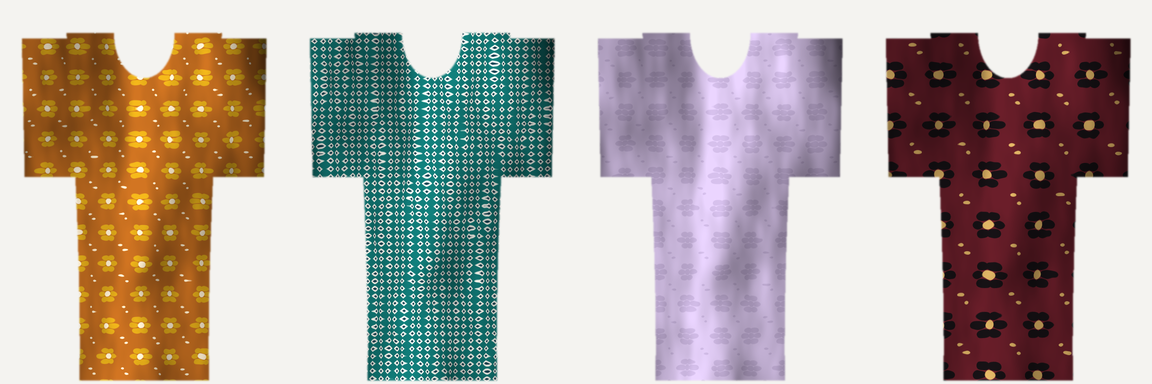
#> input picture data/fixtures/contact-sheet.png, 1152 x 384 px
$ python -i ood_eval.py   (imports and definitions only)
#> lines starting #> are read from the running program, lines starting #| are printed output that depends on the picture; after the words box and inside, x2 and y2 are one past the last pixel; in counts of white or black regions, pixels touching at a corner belong together
#> further down, picture is the input picture: PIL image 1152x384 RGB; mean R, G, B 178.7, 169.1, 162.4
### src/fabric_advisor/core/colour.py
"""Colour-space maths for the verdict engine.

Deliberately dependency-free and written in plain Python. Two reasons:

1. This module is the *hot path*. It runs for every product the user looks at,
   so it must cost nothing and finish instantly. No model call, no numpy import.
2. It gets ported to TypeScript to run client-side inside the browser
   extension. Keeping it to plain arithmetic makes that port mechanical.

Everything here is deterministic and unit-testable, which is the whole point:
the verdict is arithmetic, the diffusion model is only ever illustration.
"""

from __future__ import annotations

import math
from dataclasses import dataclass

# CIE standard illuminant D65, 2-degree observer.
_D65 = (0.95047, 1.00000, 1.08883)

# CIE standard constants. Expressed as exact rationals rather than the
# rounded 0.008856 / 903.3 that older references use.
_EPSILON = 216.0 / 24389.0
_KAPPA = 24389.0 / 27.0


@dataclass(frozen=True)
class Lab:
    """A colour in CIELAB. L in [0, 100], a and b roughly [-128, 127]."""

    L: float
    a: float
    b: float

    # [19 lines left out: functions chroma, hue_degrees, hex_to_rgb, not called in this run]


def rgb_to_hex(rgb: tuple[int, int, int]) -> str:
    r, g, b = (max(0, min(255, int(round(c)))) for c in rgb)
    return f"#{r:02x}{g:02x}{b:02x}"


def _srgb_to_linear(channel: float) -> float:
    """Undo the sRGB transfer function. ``channel`` is in [0, 1]."""
    if channel <= 0.04045:
        return channel / 12.92
    return ((channel + 0.055) / 1.055) ** 2.4


def rgb_to_lab(rgb: tuple[int, int, int]) -> Lab:
    """Convert 8-bit sRGB to CIELAB under D65.

    Going through linear light matters. Averaging or comparing colours in
    gamma-encoded sRGB is the single most common bug in "extract the dominant
    colour" code, and it skews results toward the dark end.
    """
    r, g, b = (_srgb_to_linear(c / 255.0) for c in rgb)

    # Linear sRGB -> XYZ (D65), sRGB primaries.
    x = 0.4124564 * r + 0.3575761 * g + 0.1804375 * b
    y = 0.2126729 * r + 0.7151522 * g + 0.0721750 * b
    z = 0.0193339 * r + 0.1191920 * g + 0.9503041 * b

    def f(t: float) -> float:
        return t ** (1.0 / 3.0) if t > _EPSILON else (_KAPPA * t + 16.0) / 116.0

    fx, fy, fz = f(x / _D65[0]), f(y / _D65[1]), f(z / _D65[2])
    return Lab(L=116.0 * fy - 16.0, a=500.0 * (fx - fy), b=200.0 * (fy - fz))


def hex_to_lab(value: str) -> Lab:
    return rgb_to_lab(hex_to_rgb(value))


def delta_e_2000(c1: Lab, c2: Lab, kl: float = 1.0, kc: float = 1.0, kh: float = 1.0) -> float:
    """CIEDE2000 colour difference.

    We use CIEDE2000 rather than the far simpler CIE76 Euclidean distance
    because CIE76 badly misjudges exactly the region we care about: saturated
    blues and near-neutral skin tones. Getting "does this colour suit you"
    right depends on perceptual accuracy in the low-chroma range, and CIE76
    is not accurate there.

    Rule of thumb for the result: <1 is imperceptible, 1-2 needs a trained
    eye, 2-10 is an obvious difference, >10 reads as a different colour.
    """
    # Step 1: chroma of each, and the mean used to weight the a* correction.
    c1_chroma = math.hypot(c1.a, c1.b)
    c2_chroma = math.hypot(c2.a, c2.b)
    mean_chroma = (c1_chroma + c2_chroma) / 2.0

    # G stretches a* for low-chroma colours, which is what fixes CIE76's
    # poor behaviour near the neutral axis.
    mean_c7 = mean_chroma**7
    g = 0.5 * (1.0 - math.sqrt(mean_c7 / (mean_c7 + 25.0**7))) if mean_chroma > 0 else 0.0

    a1p = (1.0 + g) * c1.a
    a2p = (1.0 + g) * c2.a

    c1p = math.hypot(a1p, c1.b)
    c2p = math.hypot(a2p, c2.b)

    h1p = 0.0 if c1p == 0 else math.degrees(math.atan2(c1.b, a1p)) % 360.0
    h2p = 0.0 if c2p == 0 else math.degrees(math.atan2(c2.b, a2p)) % 360.0

    delta_l = c2.L - c1.L
    delta_c = c2p - c1p

    # Hue difference, taking the short way round the colour wheel.
    if c1p * c2p == 0:
        delta_h_deg = 0.0
    else:
        diff = h2p - h1p
        if diff > 180.0:
            diff -= 360.0
        elif diff < -180.0:
            diff += 360.0
        delta_h_deg = diff
    delta_h = 2.0 * math.sqrt(c1p * c2p) * math.sin(math.radians(delta_h_deg) / 2.0)

    mean_l = (c1.L + c2.L) / 2.0
    mean_cp = (c1p + c2p) / 2.0

    # Mean hue, again handling the wrap-around.
    if c1p * c2p == 0:
        mean_hp = h1p + h2p
    elif abs(h1p - h2p) <= 180.0:
        mean_hp = (h1p + h2p) / 2.0
    elif h1p + h2p < 360.0:
        mean_hp = (h1p + h2p + 360.0) / 2.0
    else:
        mean_hp = (h1p + h2p - 360.0) / 2.0

    t = (
        1.0
        - 0.17 * math.cos(math.radians(mean_hp - 30.0))
        + 0.24 * math.cos(math.radians(2.0 * mean_hp))
        + 0.32 * math.cos(math.radians(3.0 * mean_hp + 6.0))
        - 0.20 * math.cos(math.radians(4.0 * mean_hp - 63.0))
    )

    delta_theta = 30.0 * math.exp(-(((mean_hp - 275.0) / 25.0) ** 2))
    mean_cp7 = mean_cp**7
    rc = 2.0 * math.sqrt(mean_cp7 / (mean_cp7 + 25.0**7)) if mean_cp > 0 else 0.0

    sl = 1.0 + (0.015 * (mean_l - 50.0) ** 2) / math.sqrt(20.0 + (mean_l - 50.0) ** 2)
    sc = 1.0 + 0.045 * mean_cp
    sh = 1.0 + 0.015 * mean_cp * t
    rt = -math.sin(math.radians(2.0 * delta_theta)) * rc

    term_l = delta_l / (kl * sl)
    term_c = delta_c / (kc * sc)
    term_h = delta_h / (kh * sh)

    return math.sqrt(term_l**2 + term_c**2 + term_h**2 + rt * term_c * term_h)


# [11 lines left out: functions relative_luminance, contrast_ratio, not called in this run]

### src/fabric_advisor/render/ood_eval.py
"""Measuring whether a try-on model actually handles Pakistani ethnic wear.

Every open try-on model is trained on VITON-HD and DressCode: Western tops, on
slim Western models, photographed against clean studio backdrops. Shalwar kameez
is out of distribution on garment shape, garment length, drape and the presence
of a dupatta. "It looks a bit off" is not a finding you can act on, so this
module turns the question into numbers.

Three failure modes, each measured separately:

1. **Length truncation.** Human parsers (SCHP, trained on ATR/LIP) label clothing
   as "upper clothes", a category that ends at the waist. A kurta reaches
   mid-thigh. If the agnostic mask stops short, the model was never given the
   chance to render a full-length garment, and the result is a kurta-top over
   the wearer's original trousers. `mask_extent` measures this directly, and it
   is the first thing to check because it invalidates everything else.

2. **Print drift.** The whole argument for compositing over diffusion is that a
   print must survive exactly. `compare_print` measures whether it did, in
   CIEDE2000 and in motif period.

3. **Motif rescaling.** A model that renders the print at the wrong repeat size
   silently breaks the print-scale verdict, since that verdict is stated in
   centimetres.

`estimate_motif_period` is not eval-only: Stage 1 needs exactly this to measure
a fabric's repeat off product photography.
"""

from __future__ import annotations

from dataclasses import dataclass

import numpy as np
from PIL import Image

from ..core.colour import Lab, delta_e_2000, rgb_to_lab


def _pixels(img: Image.Image, mask: Image.Image | None = None,
            max_samples: int = 30000, seed: int = 0) -> np.ndarray:
    """Flat array of RGB pixels, optionally restricted to a mask."""
    arr = np.asarray(img.convert("RGB"), dtype=np.float64)
    if mask is not None:
        m = np.asarray(mask.convert("L").resize(img.size), dtype=np.float64) / 255.0
        arr = arr[m > 0.5]
    else:
        arr = arr.reshape(-1, 3)

    if arr.size == 0:
        return np.zeros((0, 3))
    if len(arr) > max_samples:
        rng = np.random.default_rng(seed)
        arr = arr[rng.choice(len(arr), max_samples, replace=False)]
    return arr


def _kmeans_lab(pixels: np.ndarray, k: int, iters: int = 25, seed: int = 0
                ) -> tuple[np.ndarray, np.ndarray]:
    """Small deterministic k-means, clustering in CIELAB.

    Clustering happens in Lab rather than RGB because Euclidean distance in Lab
    is roughly perceptual, so the resulting centroids correspond to colours a
    person would actually name as distinct. The same clustering in RGB tends to
    split highlights off as their own "colour".
    """
    if len(pixels) == 0:
        return np.zeros((0, 3)), np.zeros(0)

    lab = np.array([[c.L, c.a, c.b] for c in
                    (rgb_to_lab((int(r), int(g), int(b))) for r, g, b in pixels)])

    k = min(k, len(lab))
    rng = np.random.default_rng(seed)

    # k-means++ seeding: random init regularly collapses two centroids onto the
    # same dominant colour and reports a print as having fewer colours than it has.
    centres = [lab[rng.integers(len(lab))]]
    for _ in range(k - 1):
        d2 = np.min(((lab[:, None, :] - np.array(centres)[None, :, :]) ** 2).sum(-1), axis=1)
        total = d2.sum()
        probs = d2 / total if total > 0 else None
        centres.append(lab[rng.choice(len(lab), p=probs)])
    centres = np.array(centres)

    labels = np.zeros(len(lab), dtype=int)
    for _ in range(iters):
        dist = ((lab[:, None, :] - centres[None, :, :]) ** 2).sum(-1)
        new_labels = dist.argmin(1)
        if np.array_equal(new_labels, labels):
            break
        labels = new_labels
        for j in range(k):
            members = lab[labels == j]
            if len(members):
                centres[j] = members.mean(0)

    counts = np.bincount(labels, minlength=k).astype(float)
    return centres, counts / max(counts.sum(), 1)


@dataclass(frozen=True)
class ColourShareMeasured:
    lab: Lab
    proportion: float


def dominant_colours(img: Image.Image, mask: Image.Image | None = None, k: int = 4,
                     seed: int = 0) -> list[ColourShareMeasured]:
    """Dominant colours as Lab centroids with area proportions."""
    centres, props = _kmeans_lab(_pixels(img, mask, seed=seed), k, seed=seed)
    out = [ColourShareMeasured(Lab(*c), float(p)) for c, p in zip(centres, props, strict=True)]
    return sorted(out, key=lambda c: -c.proportion)


def garment_region(img: Image.Image, tolerance: float = 14.0) -> Image.Image:
    """Mask that excludes a uniform studio background.

    Written after a control run scored *worse* than the treatment: dominant
    colours were being taken over the whole flat-lay, so the cream ground
    (#f4f3f0) and the product photo's white counted as garment colours. The
    comparison was largely measuring backgrounds.

    Corners are sampled rather than a fixed colour because the two sources
    differ - synthesised flat-lays sit on cream, VITON-HD product shots on
    white - and any hard-coded value would silently fail on one of them.
    """
#> called with tolerance = 14
    arr = np.asarray(img.convert("RGB"), dtype=np.float64)
    h, w = arr.shape[:2]
#> h = 384; w = 1152
    patch = max(2, min(h, w) // 40)
#> patch = 9
    corners = np.concatenate([
        arr[:patch, :patch].reshape(-1, 3), arr[:patch, -patch:].reshape(-1, 3),
        arr[-patch:, :patch].reshape(-1, 3), arr[-patch:, -patch:].reshape(-1, 3),
    ])
#> corners = 324 rows, first 8: [244, 243, 240], [244, 243, 240], [244, 243, 240], [244, 243, 240], [244, 243, 240], [244, 243, 240], [244, 243, 240], [244, 243, 240]
    bg = np.median(corners, axis=0)
#> bg = [244, 243, 240]
    bg_lab = rgb_to_lab(tuple(int(v) for v in bg))

    flat = arr.reshape(-1, 3)
    # Coarse pre-filter in RGB, then CIEDE2000 only on the plausible pixels:
    # a per-pixel dE over a megapixel image is far too slow to be worth it.
    near = np.abs(flat - bg).max(axis=1) < 60
    keep = np.ones(len(flat), dtype=bool)
    idx = np.flatnonzero(near)
    for i in idx:
        r, g, b = flat[i]
        if delta_e_2000(bg_lab, rgb_to_lab((int(r), int(g), int(b)))) < tolerance:
            keep[i] = False

    mask = (keep.reshape(h, w) * 255).astype(np.uint8)
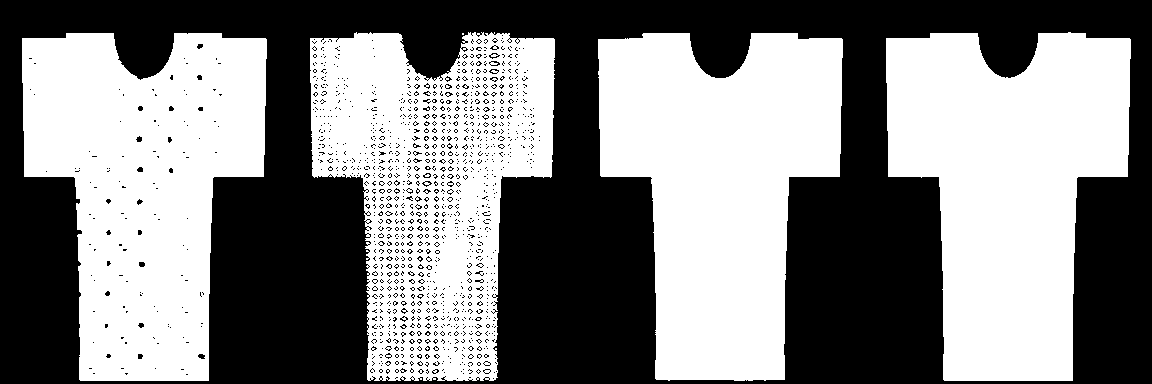
#> mask: shape (384, 1152); 52% white; 1251 black regions (1232 under 20 px), largest, box (x1, y1, x2, y2) and area: (0, 0, 1152, 384) 205960, (489, 61, 500, 66) 27, (139, 262, 145, 267) 27
    # If the background test swallowed nearly everything, it was wrong - fall
    # back to the whole frame rather than comparing a handful of pixels.
    if mask.mean() < 20:
        mask[:] = 255
    return Image.fromarray(mask, mode="L")


# [123 lines left out: functions estimate_motif_period, _first_peak, mask_extent, not called in this run]


def compare_print(source: Image.Image, result: Image.Image,
                  source_mask: Image.Image | None = None,
                  result_mask: Image.Image | None = None,
                  k: int = 3) -> dict:
    """Did the print survive the model?

    Colours are matched greedily nearest-first rather than by rank, because a
    model that preserves every colour but shifts their area proportions would
    otherwise be scored as having changed the colours.
    """
    # Deriving the source mask matters more than it looks: passing None here is
    # what made the in-distribution control score worse than the treatment.
    if source_mask is None:
        source_mask = garment_region(source)

    src = dominant_colours(source, source_mask, k=k)
    res = dominant_colours(result, result_mask, k=k)
    if not src or not res:
        return {"ok": False, "reason": "no colours extracted"}

    deltas = []
    available = list(res)
    for s in src:
        nearest = min(available, key=lambda r: delta_e_2000(s.lab, r.lab))
        deltas.append(delta_e_2000(s.lab, nearest.lab))
        if len(available) > 1:
            available.remove(nearest)

    src_period = estimate_motif_period(source, source_mask)
    res_period = estimate_motif_period(result, result_mask)
    if src_period and res_period:
        scale_ratio = res_period / src_period
    else:
        scale_ratio = None

    return {
        "ok": True,
        "delta_e_per_colour": [round(d, 2) for d in deltas],
        "delta_e_mean": round(float(np.mean(deltas)), 2),
        "delta_e_worst": round(float(np.max(deltas)), 2),
        "source_period_px": None if src_period is None else round(src_period, 1),
        "result_period_px": None if res_period is None else round(res_period, 1),
        "motif_scale_ratio": None if scale_ratio is None else round(scale_ratio, 3),
    }


# Thresholds for a pass/fail read. Deliberately explicit so they can be argued
# with rather than buried in a comparison.
#
# A WORD ON delta_e_mean_max. The first version of this set it to 10.0 on the
# reasoning that dE > 10 reads as a different colour. That is true of two flat
# swatches and false here: comparing a garment photographed flat against the
# same garment worn, shaded, folded and lit, lands around dE 20 even when the
# transfer is perfect. The in-distribution control proved it by scoring 19.7 -
# worse than the out-of-distribution treatment it was meant to bound.
#
# So the absolute number below is a smoke test, not a verdict. The real measure
# is `relative_to_control`: run the same comparison on a garment the model was
# trained on, and ask whether the garment you care about does worse. An
# absolute threshold on a quantity nobody has calibrated is just a guess with a
# number attached.
THRESHOLDS = {
    # Loose smoke test only. Use compare_to_control for a real read.
    "delta_e_mean_max": 32.0,
    # A repeat off by more than a quarter breaks a verdict stated in centimetres.
    "motif_scale_tolerance": 0.25,
    # A kurta needs the mask to reach at least this far down the frame.
    "mask_bottom_min": 0.60,
}


# [48 lines left out: functions compare_to_control, verdict, not called in this run]

>>> from PIL import Image
>>> picture = Image.open('../../../data/fixtures/contact-sheet.png')
#> (the run stopped early here; a loop or call above may not have finished)

$ run again, on data/fixtures/frame-comparison.png
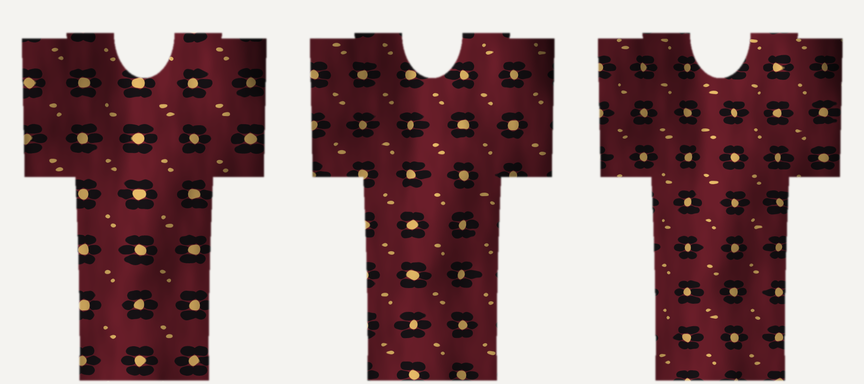
#> input picture data/fixtures/frame-comparison.png, 864 x 384 px
#> picture is the input picture: PIL image 864x384 RGB; mean R, G, B 153, 127.4, 128.6
#> corners = 324 rows, first 8: [244, 243, 240], [244, 243, 240], [244, 243, 240], [244, 243, 240], [244, 243, 240], [244, 243, 240], [244, 243, 240], [244, 243, 240]
#> bg = [244, 243, 240]
#> in garment_region, `mask = (keep.reshape(h, w) * 255).astype(np.uint8)`:
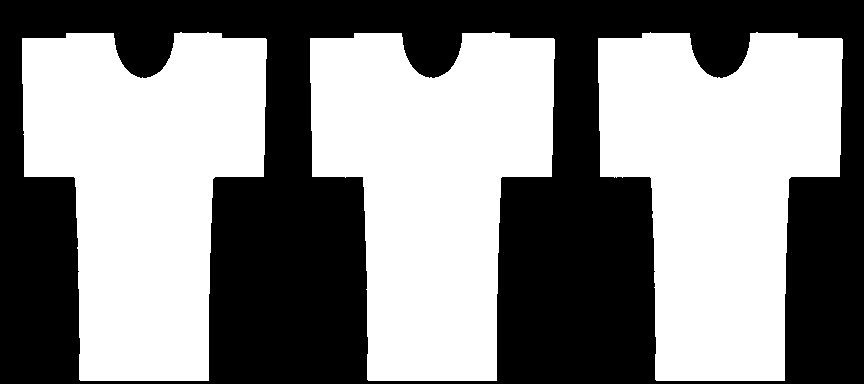
#> mask: shape (384, 864); 53.7% white; 1 black region, box (x1, y1, x2, y2) and area: (0, 0, 864, 384) 153684
